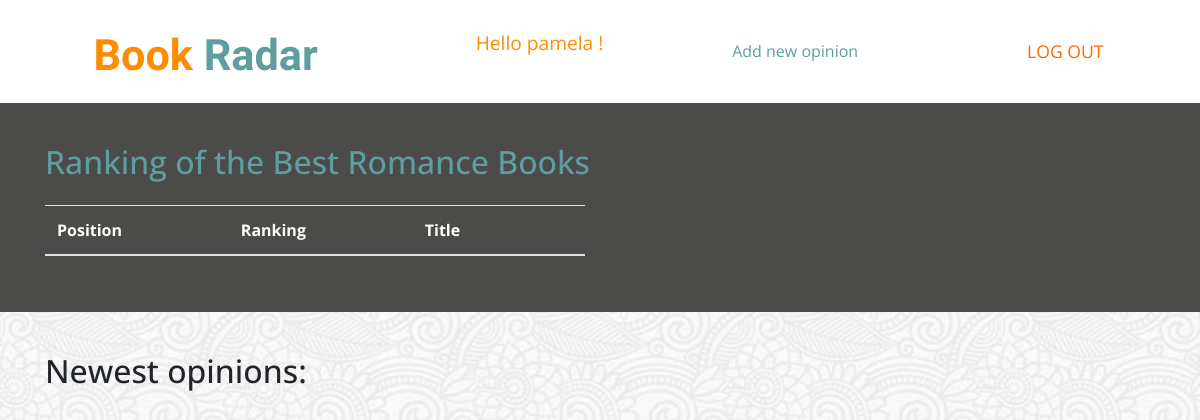
Page /type/1/ (signed in) on the earlier database version.
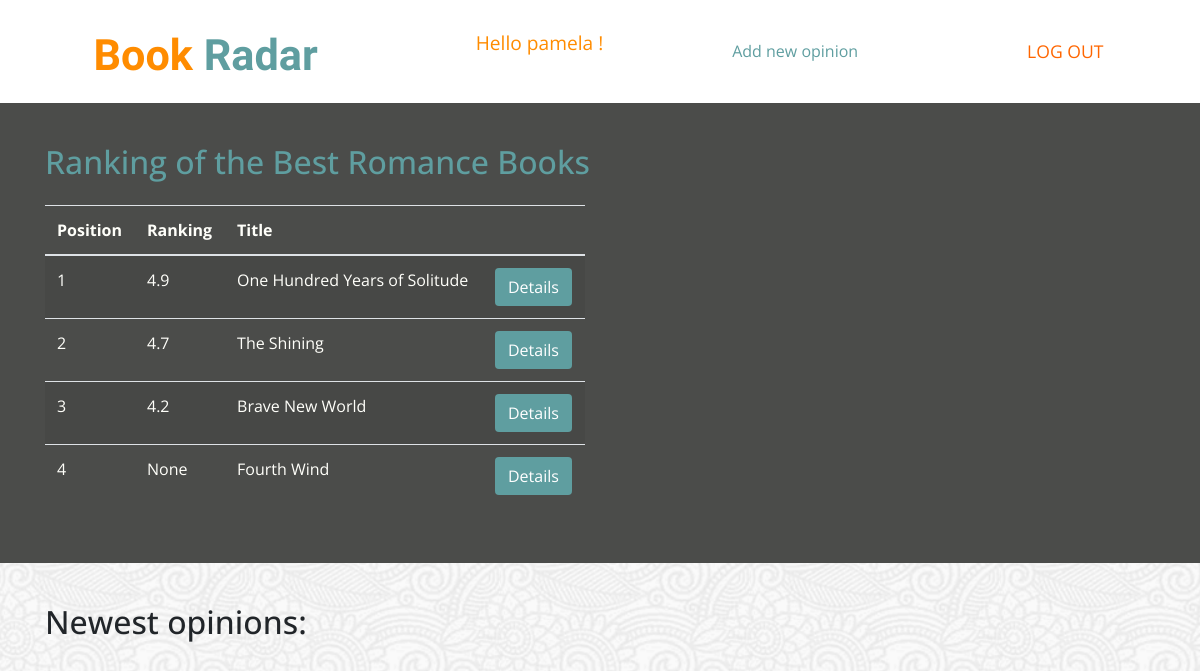
Same page on the later database version.
### BookRadar/models.py (models this page shows, shortened)
class Book(models.Model):
    title = models.CharField(max_length=64)
    author = models.CharField(max_length=64)
    publisher = models.CharField(max_length=64, null=True)
    year = models.IntegerField(null=True)
    ranking = models.DecimalField(max_digits=3, decimal_places=1, null=True)
    average_rating = models.DecimalField(max_digits=3, decimal_places=1, null=True, blank=True)
    type = models.IntegerField(choices=BOOK_TYPES, null=True)

### BookRadar/views.py (the view)
# urls.py: path('type/<int:book_type>/', views.BookTypeView.as_view(), name='type'),
class BookTypeView(LoginRequiredMixin, View):
    def get(self, request, *args, **kwargs):
        if request.user.is_authenticated:
            book_type = kwargs['book_type']
            books = Book.objects.filter(type=book_type).order_by('-ranking')
            type_name = dict(BOOK_TYPES).get(book_type)
            return render(request, 'book_type.html', {'books': books, 'type_name': type_name})
        else:
            return redirect('login')

### templates/book_type.html
{% extends 'index.html' %}
{% block content %}
    <section class="section-more padding-small">
        <div class="container">
            <h2 class="pb-3" style="color: cadetblue">Ranking of the Best {{ type_name }} Books</h2>
            <div class="row">
                <div class="col-md-6">
                    <table class="table table-striped">
                        <thead>
                            <tr>
                                <th>Position</th>
                                <th>Ranking</th>
                                <th>Title</th>
                                <th></th>
                            </tr>
                        </thead>
                        <tbody>
                            {% for book in books %}
                                <tr>
                                    <td>{{ forloop.counter }}</td>
                                    <td>{{ book.ranking }}</td>
                                    <td>{{ book.title }}</td>
                                    <td>
                                        <button class="btn" style="background-color: cadetblue">
                                            <a href="#" style="color: white">Details</a>
                                        </button>
                                    </td>
                                </tr>
                            {% endfor %}
                        </tbody>
                    </table>
                </div>
            </div>
        </div>
    </section>
    <section class=" padding-small">
        <div class="container">
            <h2> Newest opinions: </h2>
        </div>
    </section>
{% endblock %}

Differences in the rows shown:
now on this page (row edited): Book: ranking "4.9", title "One Hundred Years of Solitude"
now on this page (row edited): Book: ranking "4.7", title "The Shining"
now on this page (row edited): Book: ranking "4.2", title "Brave New World"
now on this page (row edited): Book: ranking "None", title "Fourth Wind"
